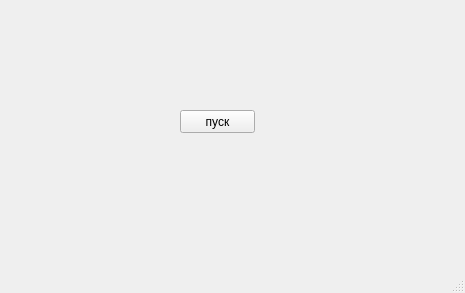
<?xml version="1.0" encoding="UTF-8"?>
<ui version="4.0">
 <class>MainWindow</class>
 <widget class="QMainWindow" name="MainWindow">
  <property name="geometry">
   <rect>
    <x>0</x>
    <y>0</y>
    <width>465</width>
    <height>293</height>
   </rect>
  </property>
  <property name="windowTitle">
   <string>MainWindow</string>
  </property>
  <widget class="QWidget" name="centralwidget">
   <widget class="QPushButton" name="pushButton">
    <property name="geometry">
     <rect>
      <x>180</x>
      <y>110</y>
      <width>75</width>
      <height>23</height>
     </rect>
    </property>
    <property name="text">
     <string>пуск</string>
    </property>
   </widget>
  </widget>
  <widget class="QMenuBar" name="menubar">
   <property name="geometry">
    <rect>
     <x>0</x>
     <y>0</y>
     <width>465</width>
     <height>22</height>
    </rect>
   </property>
  </widget>
  <widget class="QStatusBar" name="statusbar"/>
 </widget>
 <resources/>
 <connections/>
</ui>
